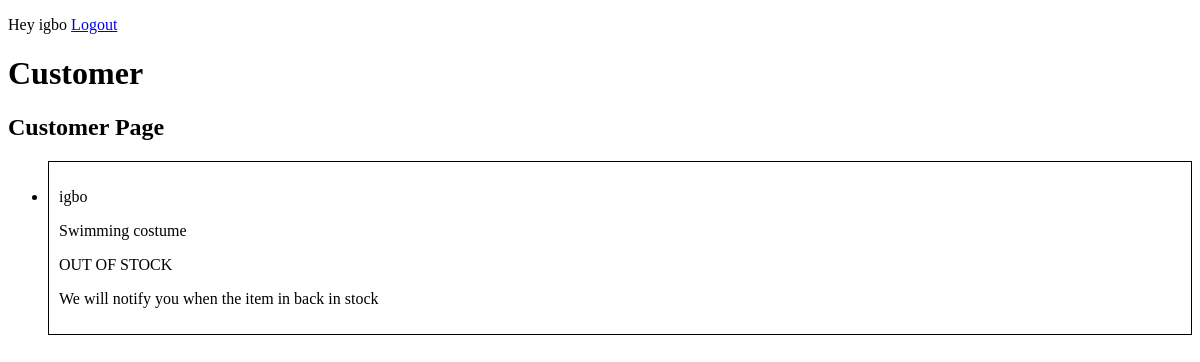
The page /customer/ (signed in) on the database as committed earlier.
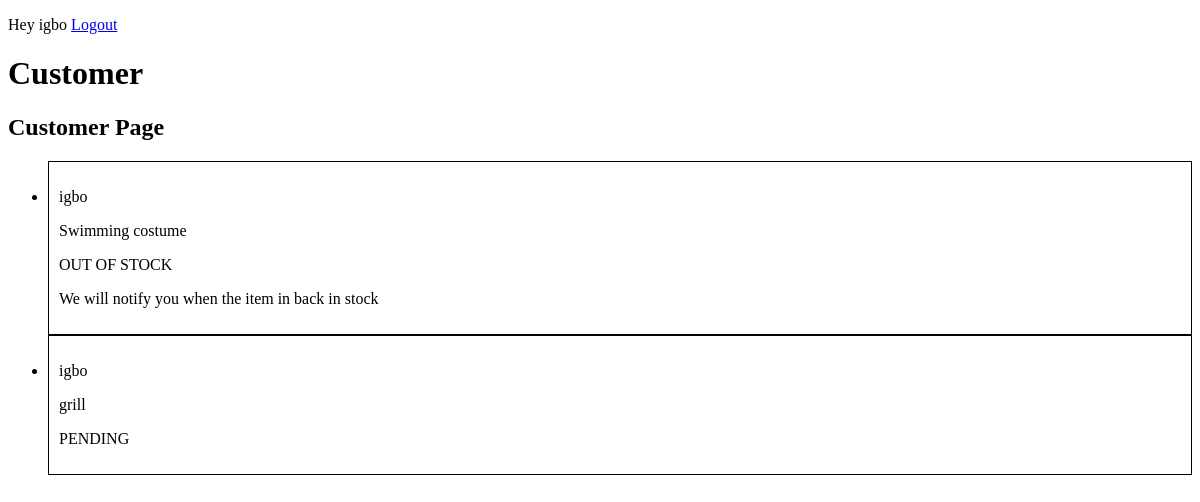
The same page on the database as committed later.
### customer/models.py (models this page shows)
class Order(models.Model):
    STATUS = (
        ("DELIVERED", "Delivered"),
        ("PENDING", "Pending"),
        ("OUT OF STOCK", "Out of Stock")
    )
    customer = models.ForeignKey(
        Customer, on_delete=models.SET_NULL, null=True, blank=True, related_name='orders')
    product = models.ForeignKey(
        Product, on_delete=models.SET_NULL, null=True, blank=True, related_name='orders')
    status = models.CharField(
        max_length=255, choices=STATUS, default="PENDING")
    note = models.TextField(null=True, blank=True)
    def __str__(self):
        return f"{self.product} - {self.status}"

class Customer(models.Model):
    name = models.CharField(max_length=255, null=True, blank=True)
    phone = models.IntegerField(null=True, blank=True)
    email = models.EmailField(max_length=254, unique=True)
    profile_pic = models.ImageField(
        default="profile_3.jpg", null=True, blank=True)
    user = models.OneToOneField(User, null=True, blank=True,
                                on_delete=models.CASCADE, related_name='customer_profile')
    def __str__(self):
        return self.name

class Product(models.Model):
    name = models.CharField(max_length=255, null=True, blank=True)
    price = models.DecimalField(max_digits=10, decimal_places=2)
    description = models.TextField(null=True, blank=True)
    tag = models.ManyToManyField(Tag, blank=True)
    def __str__(self):
        return self.name

### customer/views.py (the view)
# urls.py: path('', include('customer.urls'))
@login_required(login_url='login')
def customer(request):
    user = request.user
    customer = Customer.objects.get(user=user)
    orders = customer.orders.all()
    print(orders)
    form = {"orders": orders}
    return render(request, "customer.html", form)

### templates/customer.html (shortened to what this page needs)
{% extends "index.html" %} {% block title %}Customer{% endblock title %}
{% block content %}
<h2>Customer Page</h2>
<ul>
  {% for order in orders %}
  <li
    style="border: 1px solid black; padding: 10px; margin: 10px: display: flex; grid-template-columns: 1fr 1fr 1fr 1fr;"
  >
    <p>{{order.customer}}</p>
    <p>{{order.product}}</p>
    <p>{{order.status}}</p>
    <p>{{order.note}}</p>
  </li>
  {% endfor %}
</ul>
{% endblock content %}

### templates/index.html (shortened to what this page needs)
<!DOCTYPE html>
<html lang="en">
  <head>
  </head>
  <body>
    <p>
      <span> Hey {{request.user.username}}</span> <a href="/logout">Logout</a>
    </p>
    <h1>{% block title %} {% endblock title %}</h1>
    {%block content%} {% endblock content %}
  </body>
</html>

Rows that differ between the two databases and show on the page:
added Order: customer "igbo", product "grill", status "PENDING"
